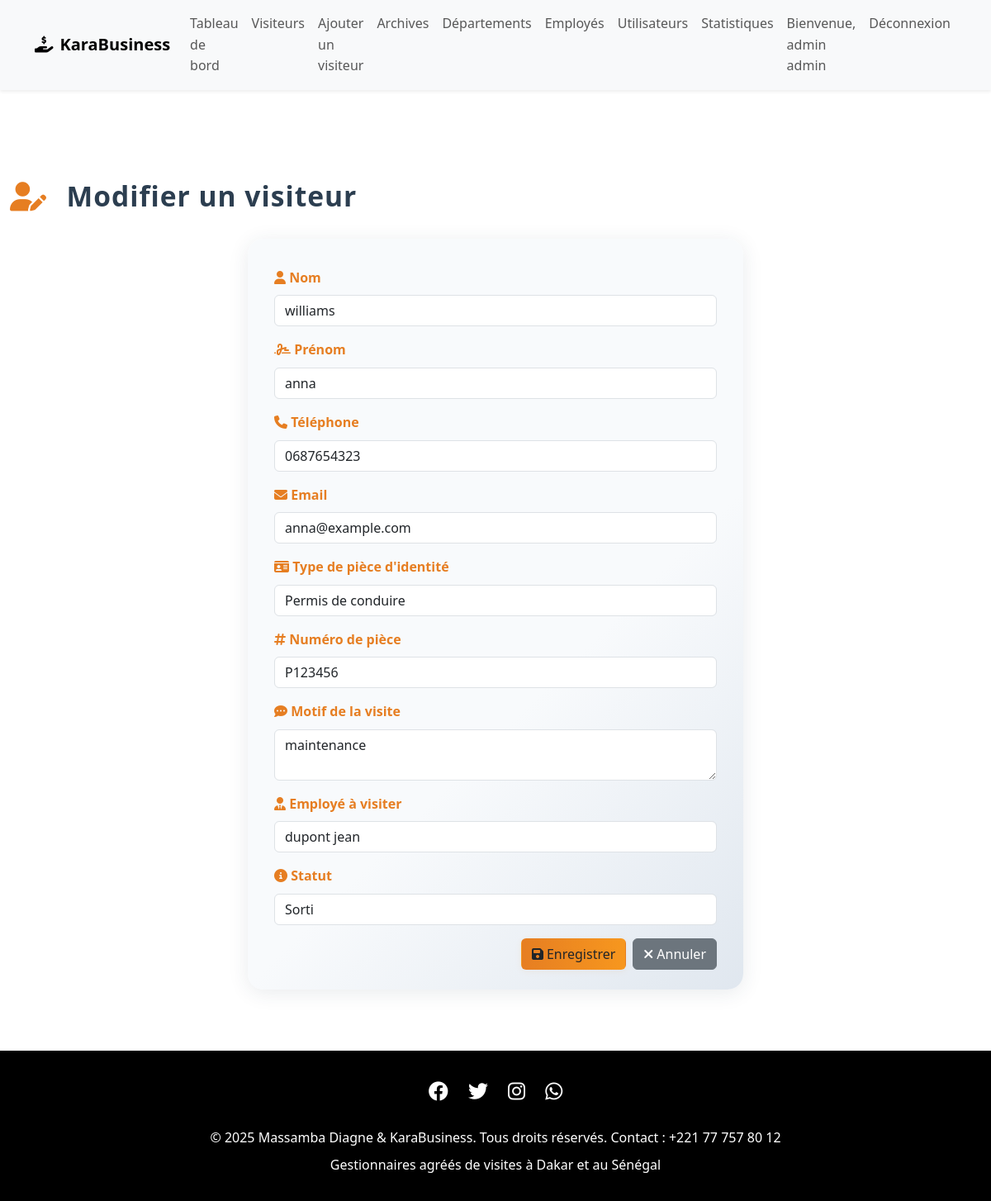
Page /views/visiteurs/modifier.php?idv=3 (signed in) on the committed database.
### tables this page shows
CREATE TABLE `visiteurs` (
  `idv` int(11) NOT NULL,
  `nom` varchar(100) NOT NULL,
  `prenom` varchar(100) NOT NULL,
  `telephone` varchar(20) NOT NULL,
  `email` varchar(100) DEFAULT NULL,
  `type_piece` varchar(50) NOT NULL,
  `numero_piece` varchar(50) NOT NULL,
  `motif` varchar(255) NOT NULL,
  `date_entree` datetime NOT NULL,
  `date_sortie` datetime DEFAULT NULL,
  `ide` int(11) DEFAULT NULL,
  `statut` varchar(20) DEFAULT 'actif'
);

CREATE TABLE `employes` (
  `ide` int(11) NOT NULL,
  `nom` varchar(100) NOT NULL,
  `prenom` varchar(100) NOT NULL,
  `email` varchar(100) DEFAULT NULL,
  `telephone` varchar(20) DEFAULT NULL,
  `idd` int(11) DEFAULT NULL
);

### models/visiteur.php (called while the page is built, shortened)
<?php
class Visiteur {
    private $conn;
    private $table_name = "visiteurs";
    public function __construct($db) {
        $this->conn = $db;
    }
    public function getOne($idv) {
        $this->idv = $idv ;
        $query = "SELECT v.*, e.nom as employe_nom, e.prenom as employe_prenom
                FROM " . $this->table_name . " v
                LEFT JOIN employes e ON v.ide = e.ide
                WHERE v.idv = ?
                LIMIT 0,1";
        $stmt = $this->conn->prepare($query);
        $stmt->bindParam(1, $this->idv);
        $stmt->execute();
        $row = $stmt->fetch(PDO::FETCH_ASSOC);
        if ($row) {
            return $row;
        }
        return null ;
    }
}

### models/employe.php (called while the page is built, shortened)
<?php
class Employe {
    private $db;
    public function __construct($db) {
        $this->db = $db;
    }
    public function getEmployes() {
        $query = "SELECT e.*, d.nomd as departement
                  FROM employes e
                  LEFT JOIN departements d ON e.idd = d.idd
                  ORDER BY e.nom ASC";
        $stmt = $this->db->prepare($query);
        $stmt->execute();
        $result = $stmt->fetchAll(PDO::FETCH_ASSOC);
        return $result;
    }
}

### views/visiteurs/modifier.php (the view, shortened to what this page needs)
<?php
require_once '/xampp/htdocs/karabusiness/models/visiteur.php';
require_once '/xampp/htdocs/karabusiness/models/employe.php';
$idVisiteur = $_GET['idv'];
$database = new Database();
$db = $database->getConnection();
$employeModel = new Employe($db);
$visiteurModel = new Visiteur($db);
$visiteur = $visiteurModel->getOne($idVisiteur);
$employes = $employeModel->getEmployes();
include '/xampp/htdocs/karabusiness/includes/header.php';
?>
<link rel="stylesheet" href="https://cdnjs.cloudflare.com/ajax/libs/font-awesome/6.4.0/css/all.min.css">
<div class="container py-4">
    <div class="page-title mb-4">
        <i class="fa-solid fa-user-pen"></i>
        Modifier un visiteur
    </div>
    <div class="form-card">
        <form method="post" action="">
            <div class="mb-3">
                <label for="nom" class="form-label"><i class="fa-solid fa-user"></i> Nom</label>
                <input type="text" class="form-control" id="nom" name="nom" value="<?= htmlspecialchars($visiteur['nom']) ?>" required>
            </div>
            <div class="mb-3">
                <label for="prenom" class="form-label"><i class="fa-solid fa-signature"></i> Prénom</label>
                <input type="text" class="form-control" id="prenom" name="prenom" value="<?= htmlspecialchars($visiteur['prenom']) ?>" required>
            </div>
            <div class="mb-3">
                <label for="telephone" class="form-label"><i class="fa-solid fa-phone"></i> Téléphone</label>
                <input type="text" class="form-control" id="telephone" name="telephone" value="<?= htmlspecialchars($visiteur['telephone']) ?>" required>
            </div>
            <div class="mb-3">
                <label for="email" class="form-label"><i class="fa-solid fa-envelope"></i> Email</label>
                <input type="email" class="form-control" id="email" name="email" value="<?= htmlspecialchars($visiteur['email']) ?>">
            </div>
            <div class="mb-3">
                <label for="type_piece" class="form-label"><i class="fa-solid fa-id-card"></i> Type de pièce d'identité</label>
                <select class="form-control" id="type_piece" name="type_piece" required>
                    <option value="permis" <?= $visiteur['type_piece'] == 'permis' ? 'selected' : '' ?>>Permis de conduire</option>
                </select>
            </div>
            <div class="mb-3">
                <label for="numero_piece" class="form-label"><i class="fa-solid fa-hashtag"></i> Numéro de pièce</label>
                <input type="text" class="form-control" id="numero_piece" name="numero_piece" value="<?= htmlspecialchars($visiteur['numero_piece']) ?>" required>
            </div>
            <div class="mb-3">
                <label for="motif" class="form-label"><i class="fa-solid fa-comment-dots"></i> Motif de la visite</label>
                <textarea class="form-control" id="motif" name="motif" required><?= htmlspecialchars($visiteur['motif']) ?></textarea>
            </div>
            <div class="mb-3">
                <label for="employe" class="form-label"><i class="fa-solid fa-user-tie"></i> Employé à visiter</label>
                <select class="form-control" id="employe" name="ide" required>
                    <?php foreach ($employes as $employe): ?>
                        <option value="<?= $employe['ide'] ?>" <?= $visiteur['ide'] == $employe['ide'] ? 'selected' : '' ?>>
                            <?= htmlspecialchars($employe['nom']) ?> <?= htmlspecialchars($employe['prenom']) ?>
                        </option>
                    <?php endforeach; ?>
                </select>
            </div>
            <div class="mb-3">
                <label for="statut" class="form-label"><i class="fa-solid fa-circle-info"></i> Statut</label>
                <select class="form-control" id="statut" name="statut" required>
                    <option value="sorti" <?= $visiteur['statut'] == 'sorti' ? 'selected' : '' ?>>Sorti</option>
                </select>
            </div>
            <div class="d-flex justify-content-end gap-2">
                <button type="submit" class="btn btn-orange"><i class="fa-solid fa-floppy-disk me-1"></i>Enregistrer</button>
                <a href="liste.php" class="btn btn-secondary"><i class="fa-solid fa-xmark me-1"></i>Annuler</a>
            </div>
        </form>
    </div>
</div>
<?php include '/xampp/htdocs/karabusiness/includes/footer.php'; ?>

### includes/header.php (style rules this page uses)
body { font-family: 'Segoe UI', Tahoma, Geneva, Verdana, sans-serif; background: #f8f9fa; }

### views/visiteurs/modifier.php (style rules this page uses)
.page-title { font-size: 2.1rem; font-weight: bold; letter-spacing: 1px; color: #2c3e50; margin-bottom: 1.5rem; display: flex; align-items: center; gap: 0.7em; }
.page-title .fa-user-pen { color: #e67e22; font-size: 2.2rem; }
.form-card { border-radius: 1.2rem; box-shadow: 0 4px 24px 0 rgba(44,62,80,0.10); border: none; background: linear-gradient(135deg, #f8fafc 60%, #e0e7ef 100%); padding: 2.2rem 2rem 1.5rem 2rem; max-width: 600px; margin: 0 auto; }
.form-label { font-weight: 600; color: #e67e22; margin-bottom: 0.3rem; }
.btn-orange { background: linear-gradient(90deg, #e67e22 0%, #f7971e 100%); color: #fff; border: none; border-radius: 0.5em; padding: 0.5em 1.5em; font-size: 1.08rem; font-weight: 600; box-shadow: 0 2px 8px 0 rgba(230,126,34,0.07); transition: background 0.2s; }
.btn-secondary { border-radius: 0.5em; font-weight: 600; }

### includes/footer.php (style rules this page uses)
:root { --primary-color:rgb(0, 0, 0); --secondary-color: #e74c3c; --accent-color: #f39c12; --light-bg: #f8f9fa; }
html, body { height: 100%; }
body { min-height: 100vh; display: flex; flex-direction: column; }
body { font-family: 'Segoe UI', Tahoma, Geneva, Verdana, sans-serif; line-height: 1.6; color: #333; }

### rows in the picture
visiteurs: nom "williams", prenom "anna", telephone "0687654323", email "anna@example.com", type_piece "Permis de conduire", numero_piece "P123456", motif "maintenance", ide "dupont jean", statut "Sorti"

### other values in the picture
$_SESSION['user_prenom'] "admin"
$_SESSION['user_nom'] "admin"
